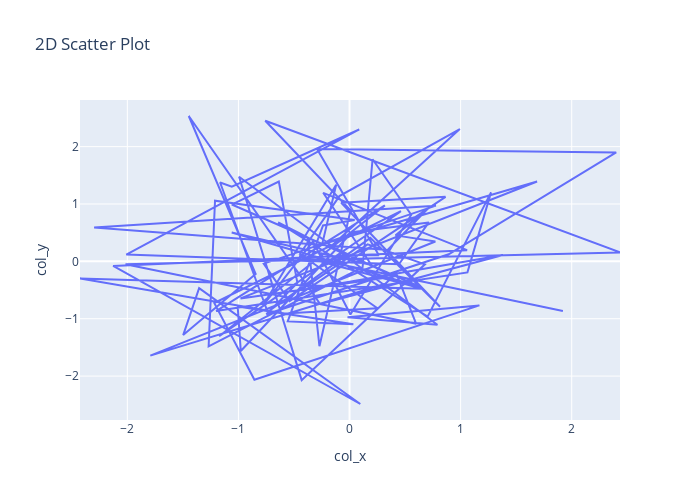

Notebook cell for this chart:
### Code cell
fig = px.line(df, x='col_x', y='col_y',width=700, height=500,title="2D Scatter Plot")
fig.show()
